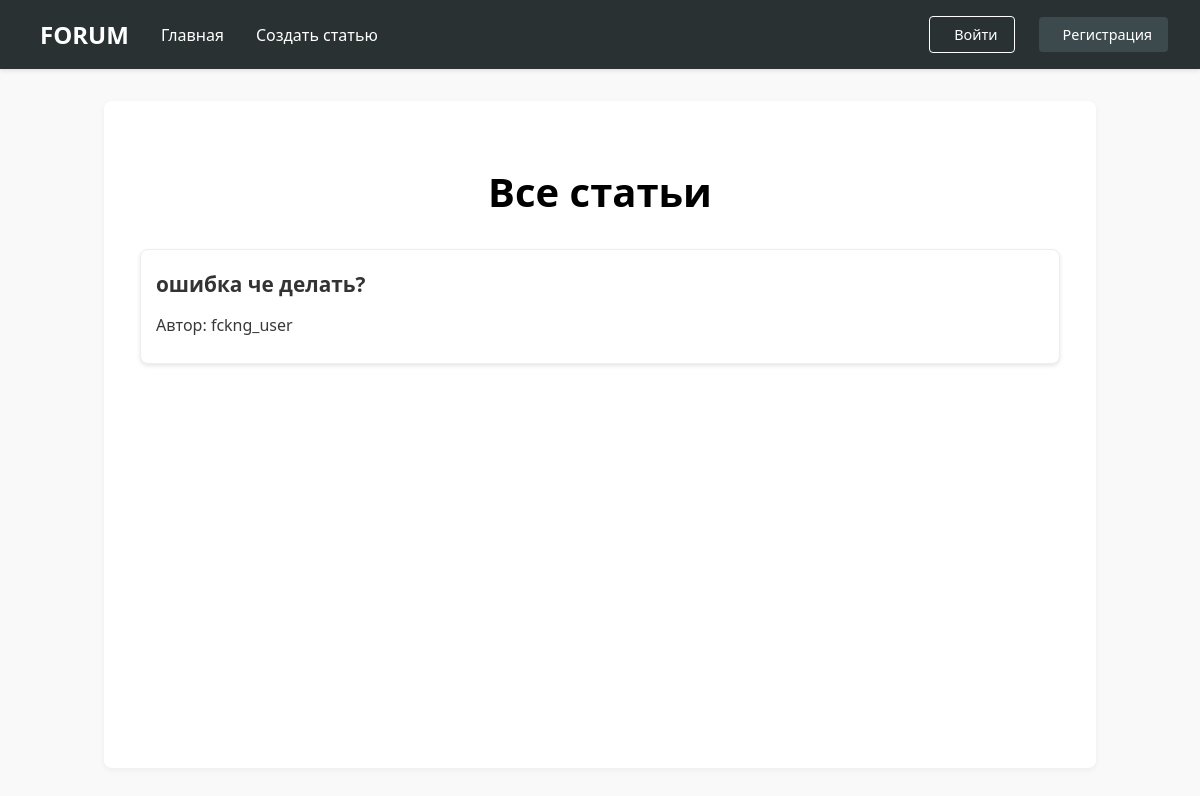
Before: / with the older database file.
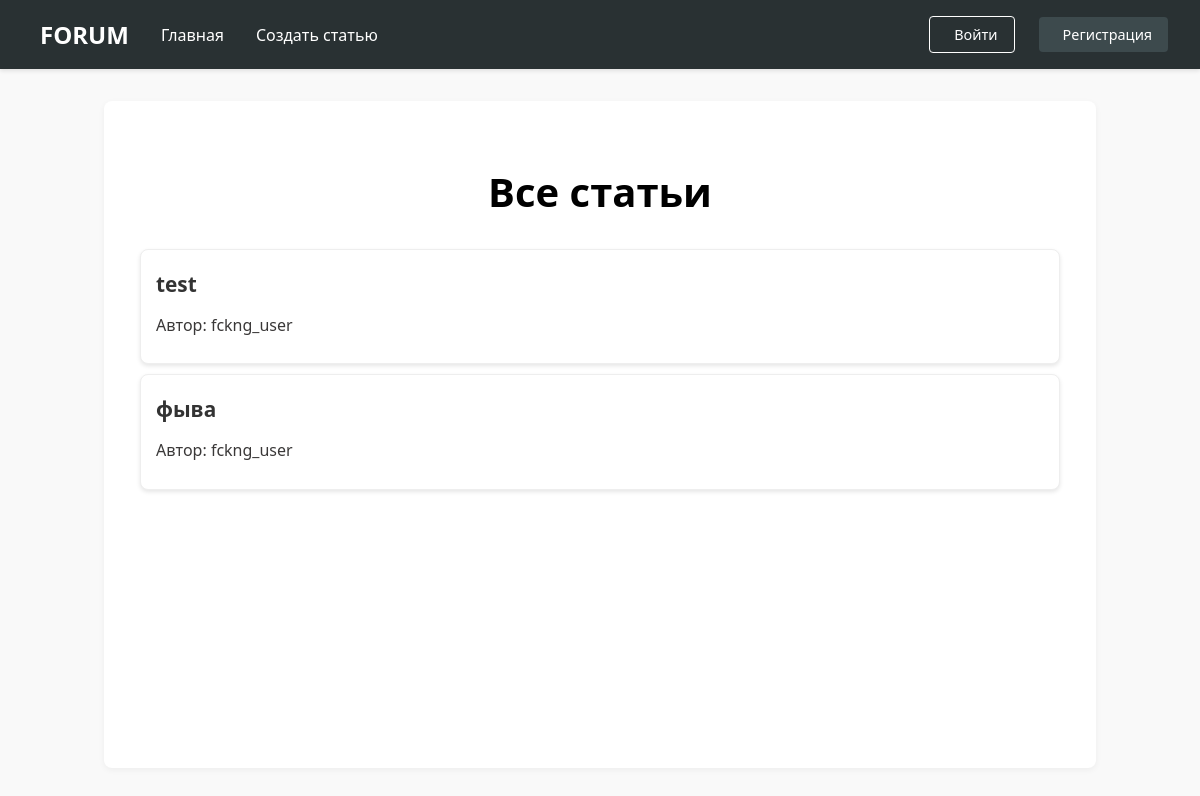
After: the same page with the newer database file.
### forumApp/models.py (models this page shows, shortened)
class Articles(models.Model):
    name = models.CharField(max_length=255)
    content = models.TextField()
    author = models.ForeignKey(
        User,
        on_delete=models.CASCADE,
        default=1
    )
    created_at = models.DateTimeField(default=timezone.now)

### forumApp/views.py (the view)
# urls.py: path('', views.main_page, name='main_page'),
def main_page(request):
    articles = Articles.objects.all().order_by('-id')
    return render(request, 'main_page.html', {'articles': articles})

### forumApp/templates/main_page.html (shortened to what this page needs)
{% extends 'base.html' %}
{% load static %}
{% block extra_css %}
<link rel="stylesheet" href="{% static 'css/main_page.css' %}">
{% endblock %}
{% block content %}
<div class="articles-container">
    <h1>Все статьи</h1>
    <ul class="articles-list">
        {% for article in articles %}
        <li class="article-item" data-article-id="{{ article.id }}">
            <div class="article-header">
                <h3>{{ article.name }}</h3>
            </div>
            <div>
                <p class="article-author">Автор: {{ article.author }}</p>
            </div>
        </li>
        {% empty %}
        <li class="empty-message">Статей пока нет</li>
        {% endfor %}
    </ul>
</div>
{% endblock %}

Changed rows visible on the page:
removed Articles: name "ошибка че делать?", author "fckng_user"
added Articles: name "test", author "fckng_user"
added Articles: name "фыва", author "fckng_user"
